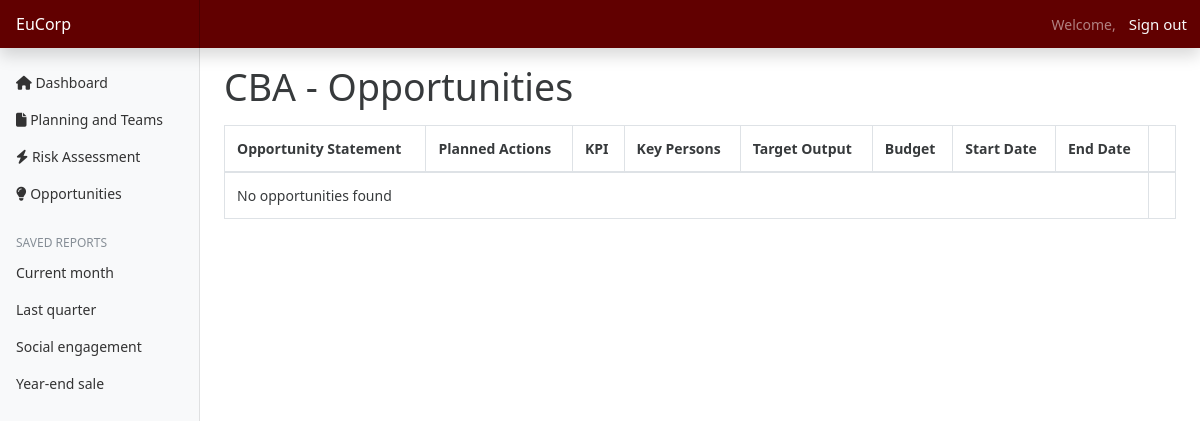
The page /opportunities/getOpportunity/2/ on the database as committed earlier.
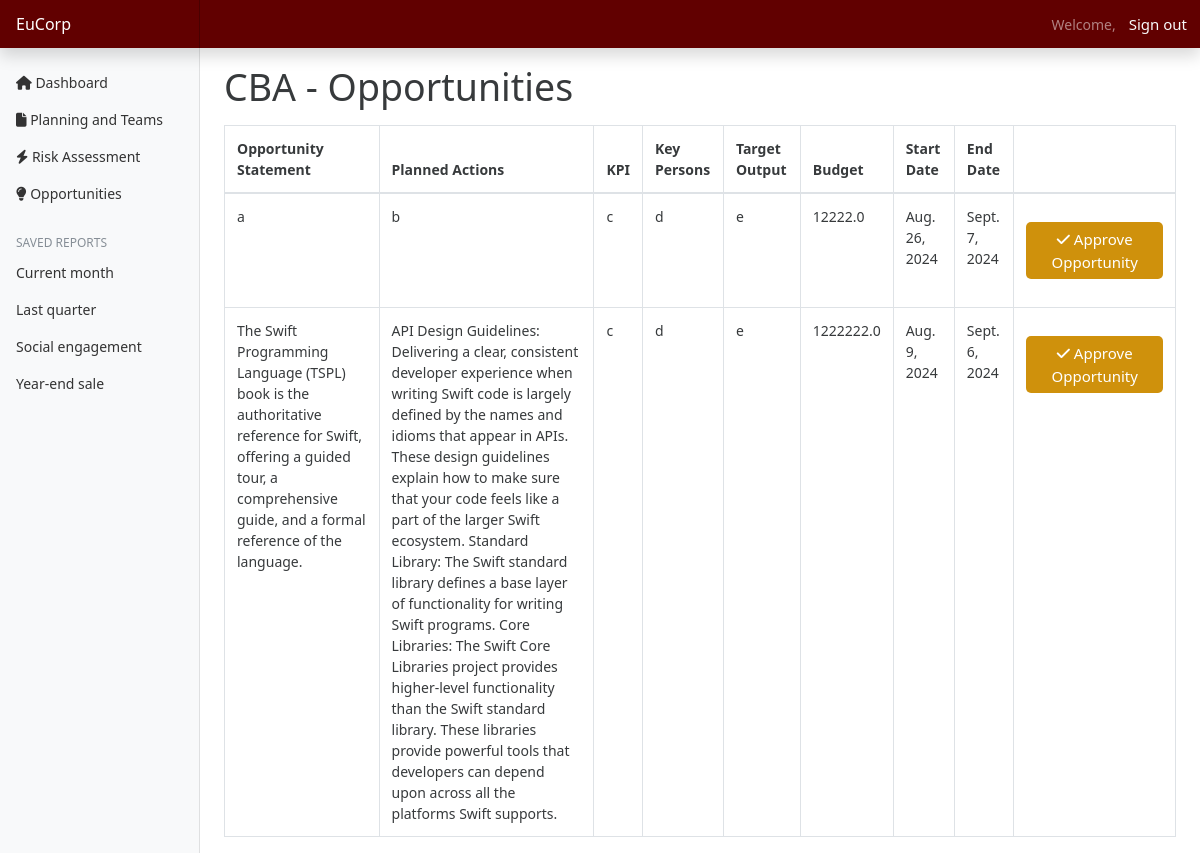
The same page on the database as committed later.
### opportunities/models.py (models this page shows)
class Opportunities(models.Model):
    opportunity_id = models.AutoField(primary_key=True)
    head = models.ForeignKey(to=DepartmentHeads, on_delete=models.CASCADE)
    statement = models.TextField(default='')
    plannedActions = models.TextField(default='')
    kpi = models.TextField(default='')
    keyPersons = models.TextField(default='')
    targetOutput = models.TextField(default='')
    budget = models.FloatField()
    startDate = models.DateField(default=now)
    endDate = models.DateField(default=now)

### opportunities/views.py (the view)
# urls.py: path('getOpportunity/<int:id>/', views.getOpportunitiesbyHead, name='getOpportunitiesbyHead'),
def getOpportunitiesbyHead(request, id):
    head = get_object_or_404(DepartmentHeads, pk=id)
    opportunities = Opportunities.objects.filter(head=head)
    context = {
        'head': head,
        'opportunities': opportunities
    }
    return render(request, 'opportunities/admin/allOpportunities.html', context)

### departments/models.py (called while the page is built)
    def __str__(self):
        return self.name

### templates/opportunities/admin/allOpportunities.html (shortened to what this page needs)
{% extends 'base.html' %}
{% load static %}
{% block content %}
<h1>{{ head.department }} - Opportunities</h1>
<table class="table table-bordered mt-3">
  <thead>
    <tr>
      <th scope="col">Opportunity Statement</th>
      <th scope="col">Planned Actions</th>
      <th scope="col">KPI</th>
      <th scope="col">Key Persons</th>
      <th scope="col">Target Output</th>
      <th scope="col">Budget</th>
      <th scope="col">Start Date</th>
      <th scope="col">End Date</th>
      <th scope="col"></th>
    </tr>
  </thead>
  <tbody>
    {% for opportunity in opportunities %}
    <tr>
      <td>{{ opportunity.statement }}</td>
      <td>{{ opportunity.plannedActions }}</td>
      <td>{{ opportunity.kpi }}</td>
      <td>{{ opportunity.keyPersons }}</td>
      <td>{{ opportunity.targetOutput }}</td>
      <td>{{ opportunity.budget }}</td>
      <td>{{ opportunity.startDate }}</td>
      <td>{{ opportunity.endDate }}</td>
      <td><a href="" class="btn btn-primary float-right mb-3 mt-3 px-4" style="background-color: #CF910C; border-radius: 5px; border: none;"><i class="fa-solid fa-check"></i> Approve Opportunity</a>
    </tr>
    {% empty %}
    <tr>
      <td colspan="8">No opportunities found</td>
    </tr>
    {% endfor %}
  </tbody>
</table>
{% endblock %}

Rows that differ between the two databases and show on the page:
added Opportunities: statement "a", plannedActions "b", kpi "c", keyPersons "d", targetOutput "e", budget "12222.0", startDate "Aug. 26, 2024", endDate "Sept. 7, 2024"
added Opportunities: statement "The Swift Programming Language (TSPL) book is the authoritative reference for Swift, offering a guided tour, a comprehensive guide, and a formal reference of the language.", plannedActions "API Design Guidelines: Delivering a clear, consistent developer experience when writing Swift code is largely defined by the names and idioms that appear in APIs. These design guidelines explain how to make sure that your code feels like a part of the larger Swift ecosystem. Standard Library: The Swift standard library defines a base layer of functionality for writing Swift programs. Core Libraries: The Swift Core Libraries project provides higher-level functionality than the Swift standard library. These libraries provide powerful tools that developers can depend upon across all the platforms Swift supports.", kpi "c", keyPersons "d", targetOutput "e", budget "1222222.0", startDate "Aug. 9, 2024", endDate "Sept. 6, 2024"
Other text that changed with them:
text no longer shown: "No opportunities found"
